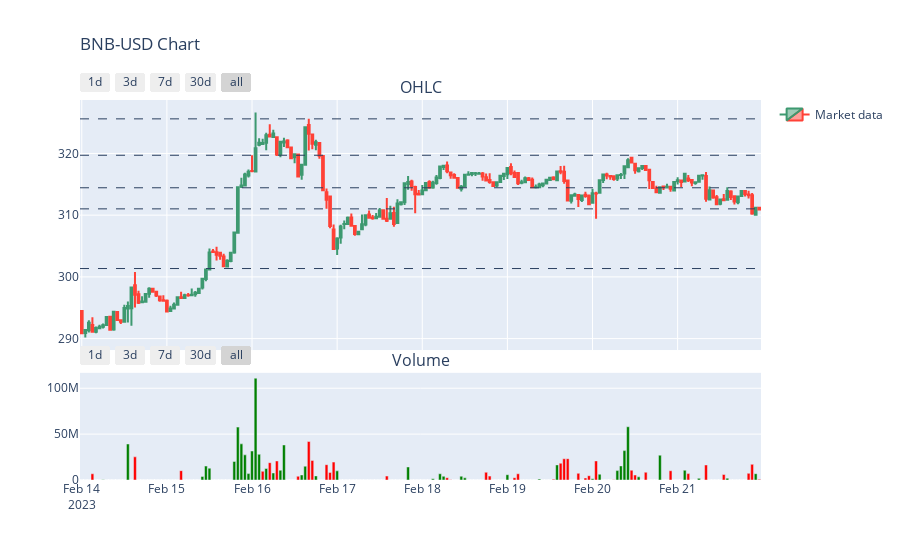

The notebook cell this image was saved under:
### Code cell
#creating a plot
fig = make_subplots(rows=2, cols=1, shared_xaxes=True, 
               vertical_spacing=0.06, subplot_titles=('OHLC', 'Volume'), 
               row_width=[0.3, 0.7])

fig.add_trace(go.Candlestick(x=df.index,
                open=df['Open'],
                high=df['High'],
                low=df['Low'],
                close=df['Close'], name = "Market data"), row = 1, col = 1)

fig.update_xaxes(
    rangeslider_visible = False,
    rangeselector=dict(
        buttons=list([
            dict(count=1, label="1d", step="day", stepmode="backward"),
            dict(count=3, label="3d", step="day", stepmode="backward"),
            dict(count=7, label="7d", step="day", stepmode="backward"),
            dict(count=30, label="30d", step="day", stepmode="backward"),
            dict(step="all")])))

i = 0
for level in support_resistance_levels.to_list():
    fig.add_hline(y=level, line_width=1, line_dash="dash", row=1, col=1)
    i += 1

colors = []

for i in range(len(df.Close)):
    if i != 0:
        if df.Close[i] > df.Close[i-1]:
            colors.append('green')
        else:
            colors.append('red')
    else:
        colors.append('red')

fig.add_trace(go.Bar(x=df.index, y=df['Volume'], showlegend=False, marker=dict(color=colors)), row=2, col=1)

fig.update_traces(name= 'Volume', selector=dict(type='bar'))

text = f'{ticker} Chart'

fig.update_layout(
    title=go.layout.Title(
        text=text,
        xref="paper",
        x=0))


fig.show()

### Figure 1 — Plotly figure (JSON) as saved in the notebook; plotly's stock layout.template omitted (floating-point values rounded to 4 significant figures; data arrays with more than 128 entries replaced by an {"elided": "..."} marker saying what was removed)
{"data": [{"close": {"elided": "192 float values"}, "high": {"elided": "192 float values"}, "low": {"elided": "192 float values"}, "name": "Market data", "open": {"elided": "192 float values"}, "type": "candlestick", "x": {"elided": "192 str values"}, "xaxis": "x", "yaxis": "y"}, {"marker": {"color": {"elided": "192 str values"}}, "name": "Volume", "showlegend": false, "type": "bar", "x": {"elided": "192 str values"}, "xaxis": "x2", "y": {"elided": "192 int values"}, "yaxis": "y2"}], "layout": {"annotations": [{"font": {"size": 16}, "showarrow": false, "text": "OHLC", "x": 0.5, "xanchor": "center", "xref": "paper", "y": 1.0, "yanchor": "bottom", "yref": "paper"}, {"font": {"size": 16}, "showarrow": false, "text": "Volume", "x": 0.5, "xanchor": "center", "xref": "paper", "y": 0.282, "yanchor": "bottom", "yref": "paper"}], "shapes": [{"line": {"dash": "dash", "width": 1}, "type": "line", "x0": 0, "x1": 1, "xref": "x domain", "y0": 301.4, "y1": 301.4, "yref": "y"}, {"line": {"dash": "dash", "width": 1}, "type": "line", "x0": 0, "x1": 1, "xref": "x domain", "y0": 319.7, "y1": 319.7, "yref": "y"}, {"line": {"dash": "dash", "width": 1}, "type": "line", "x0": 0, "x1": 1, "xref": "x domain", "y0": 314.4, "y1": 314.4, "yref": "y"}, {"line": {"dash": "dash", "width": 1}, "type": "line", "x0": 0, "x1": 1, "xref": "x domain", "y0": 325.6, "y1": 325.6, "yref": "y"}, {"line": {"dash": "dash", "width": 1}, "type": "line", "x0": 0, "x1": 1, "xref": "x domain", "y0": 311.0, "y1": 311.0, "yref": "y"}], "title": {"text": "BNB-USD Chart", "x": 0, "xref": "paper"}, "xaxis": {"anchor": "y", "domain": [0, 1], "matches": "x2", "rangeselector": {"buttons": [{"count": 1, "label": "1d", "step": "day", "stepmode": "backward"}, {"count": 3, "label": "3d", "step": "day", "stepmode": "backward"}, {"count": 7, "label": "7d", "step": "day", "stepmode": "backward"}, {"count": 30, "label": "30d", "step": "day", "stepmode": "backward"}, {"step": "all"}]}, "rangeslider": {"visible": false}, "showticklabels": false}, "xaxis2": {"anchor": "y2", "domain": [0, 1], "rangeselector": {"buttons": [{"count": 1, "label": "1d", "step": "day", "stepmode": "backward"}, {"count": 3, "label": "3d", "step": "day", "stepmode": "backward"}, {"count": 7, "label": "7d", "step": "day", "stepmode": "backward"}, {"count": 30, "label": "30d", "step": "day", "stepmode": "backward"}, {"step": "all"}]}, "rangeslider": {"visible": false}}, "yaxis": {"anchor": "x", "domain": [0.342, 1.0]}, "yaxis2": {"anchor": "x2", "domain": [0, 0.282]}}}
